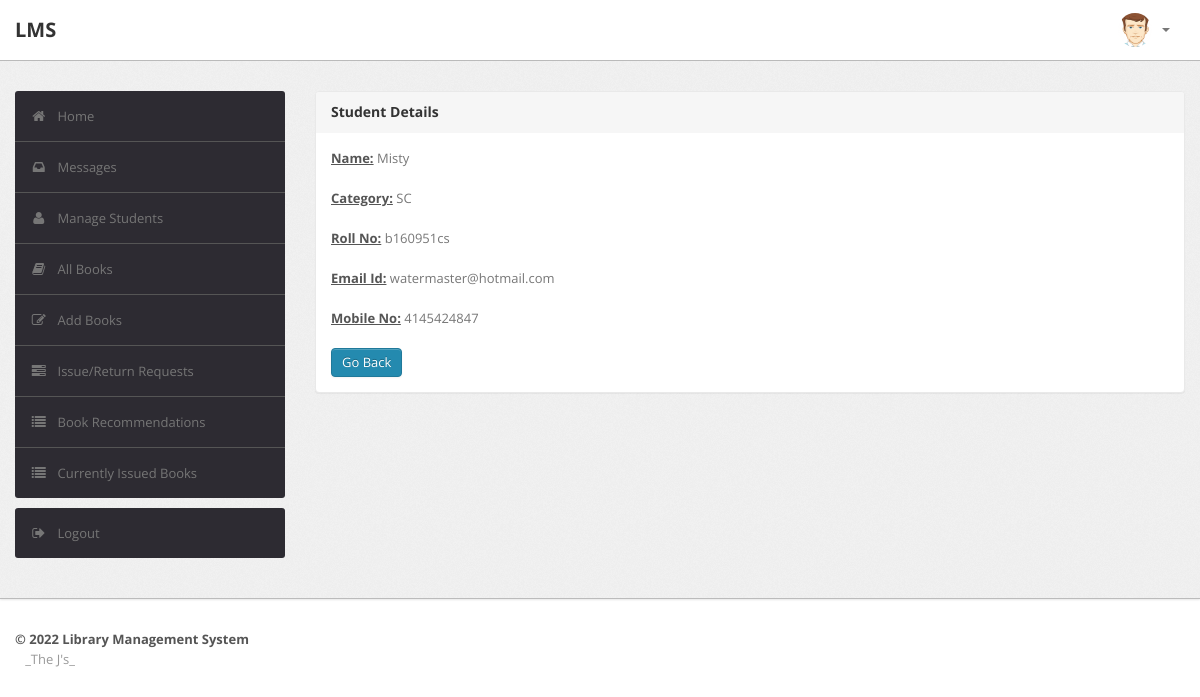
The app's page /admin/studentdetails.php?id=b160951cs (signed in) with its own data.
### tables this page shows
CREATE TABLE `user` (
  `RollNo` varchar(50) NOT NULL,
  `Name` varchar(50) DEFAULT NULL,
  `Type` varchar(50) DEFAULT NULL,
  `Category` varchar(50) DEFAULT NULL,
  `EmailId` varchar(50) DEFAULT NULL,
  `MobNo` bigint(11) DEFAULT NULL,
  `Password` varchar(50) DEFAULT NULL
);

### admin/studentdetails.php (the view, shortened to what this page needs)
<?php
require('dbconn.php');
?>
<?php
if ($_SESSION['RollNo']) {
    ?>
<!DOCTYPE html>
<html lang="en">
    <head>
        <link type="text/css" href="bootstrap/css/bootstrap.min.css" rel="stylesheet">
        <link type="text/css" href="bootstrap/css/bootstrap-responsive.min.css" rel="stylesheet">
        <link type="text/css" href="css/theme.css" rel="stylesheet">
        <link type="text/css" href="images/icons/css/font-awesome.css" rel="stylesheet">
    </head>
    <body>
        <div class="navbar navbar-fixed-top">
            <div class="navbar-inner">
                <div class="container">
                        <a class="brand" href="index.php">LMS </a>
                    <div class="nav-collapse collapse navbar-inverse-collapse">
                        <ul class="nav pull-right">
                            <li class="nav-user dropdown"><a href="#" class="dropdown-toggle" data-toggle="dropdown">
                                <img src="images/user.png" class="nav-avatar" />
                                <b class="caret"></b></a>
                            </li>
                        </ul>
                    </div>
                </div>
            </div>
        </div>
        <div class="wrapper">
            <div class="container">
                <div class="row">
                    <div class="span3">
                        <div class="sidebar">
                            <ul class="widget widget-menu unstyled">
                                <li class="active"><a href="index.php"><i class="menu-icon icon-home"></i>Home
                                </a></li>
                                 <li><a href="message.php"><i class="menu-icon icon-inbox"></i>Messages</a>
                                </li>
                                <li><a href="student.php"><i class="menu-icon icon-user"></i>Manage Students </a>
                                </li>
                                <li><a href="book.php"><i class="menu-icon icon-book"></i>All Books </a></li>
                                <li><a href="addbook.php"><i class="menu-icon icon-edit"></i>Add Books </a></li>
                                <li><a href="requests.php"><i class="menu-icon icon-tasks"></i>Issue/Return Requests </a></li>
                                <li><a href="recommendations.php"><i class="menu-icon icon-list"></i>Book Recommendations </a></li>
                                <li><a href="current.php"><i class="menu-icon icon-list"></i>Currently Issued Books </a></li>
                            </ul>
                            <ul class="widget widget-menu unstyled">
                                <li><a href="logout.php"><i class="menu-icon icon-signout"></i>Logout </a></li>
                            </ul>
                        </div>
                    </div>
                    <div class="span9">
                        <div class="content">
                        <div class="module">
                            <div class="module-head">
                                <h3>Student Details</h3>
                            </div>
                            <div class="module-body">
                        <?php
                            $rno=$_GET['id'];
                            $sql="select * from LMS.user where RollNo='$rno'";
                            $result=$conn->query($sql);
                            $row=$result->fetch_assoc();
                                $name=$row['Name'];
                                $category=$row['Category'];
                                $email=$row['EmailId'];
                                $mobno=$row['MobNo'];
                                echo "<b><u>Name:</u></b> ".$name."<br><br>";
                                echo "<b><u>Category:</u></b> ".$category."<br><br>";
                                echo "<b><u>Roll No:</u></b> ".$rno."<br><br>";
                                echo "<b><u>Email Id:</u></b> ".$email."<br><br>";
                                echo "<b><u>Mobile No:</u></b> ".$mobno."<br><br>";
                            ?>
                        <a href="student.php" class="btn btn-primary">Go Back</a>
                               </div>
                           </div>
                        </div>
                    </div>
                </div>
            </div>
        </div>
<div class="footer">
            <div class="container">
                <b class="copyleft">&copy; 2022 Library Management System </b> <br>&nbsp;&nbsp; _The J's_
            </div>
        </div>
    </body>
</html>
<?php }
else {
    echo "<script type='text/javascript'>alert('Access Denied!!!')</script>";
} ?>

### admin/css/theme.css (style rules this page uses)
body { font-size: 13px; font-family: 'Open Sans', Arial, sans-serif; background: #fff; color: #777 }
h1, h2, h3, h4, h5, h6 { color: #333; margin-top: 0 }
h3 { font-size: 20px }
strong, b { color: #555 }
.wrapper { background: url(../images/bg.png) #eee; border-bottom: 1px solid #bbb; -webkit-box-shadow: 0 1px 2px rgba(0,0,0,0.1); -moz-box-shadow: 0 1px 2px rgba(0,0,0,0.1); box-shadow: 0 1px 2px rgba(0,0,0,0.1); padding: 30px 0 }
.footer { color: #999; padding: 30px 0 60px }
body [class^="icon-"], body [class*=" icon-"] { font-size: 14px; line-height: 20px; height: 20px }
.module { background: #fff; -webkit-border-radius: 3px; -moz-border-radius: 3px; border-radius: 3px; border: 1px solid #ccc; border-bottom-color: #bbb; -webkit-box-shadow: 0 0 1px rgba(0,0,0,0.2); -moz-box-shadow: 0 0 1px rgba(0,0,0,0.2); box-shadow: 0 0 1px rgba(0,0,0,0.2); margin-bottom: 30px }
.navbar { position: static!important; margin: 0!important }
.navbar .navbar-inner { background: #fff; border-bottom: 1px solid #bbb; -webkit-box-shadow: 0 1px 2px rgba(0,0,0,0.15); -moz-box-shadow: 0 1px 2px rgba(0,0,0,0.15); box-shadow: 0 1px 2px rgba(0,0,0,0.15) }
.navbar .brand { color: #333; font-weight: bold; font-size: 20px; margin-right: 20px; padding: 20px }
.navbar .nav>li>a { padding: 20px 15px; font-weight: bold; color: #777 }
.nav-user>a { height: 20px }
.nav-avatar { width: 34px; height: 34px; margin: -7px 5px 0 0; -webkit-border-radius: 50%; -moz-border-radius: 50%; border-radius: 50% }
.btn, .btn-box { -webkit-border-radius: 3px; -moz-border-radius: 3px; border-radius: 3px }
.btn { font-size: 13px; font-weight: 600 }
.btn { display: inline-block; margin-bottom: 0; font-weight: 400; text-align: center; vertical-align: middle; cursor: pointer; background-image: none; border: 1px solid transparent; white-space: nowrap; padding: 4px 10px; font-size: 13px; line-height: 1.42857; border-radius: 4px; -webkit-user-select: none; -moz-user-select: none; -ms-user-select: none; user-select: none }
.btn-primary { color: #fff; background-color: #248aaf; border-color: #20799a }
.widget-menu { background: #fff; -webkit-border-radius: 3px; -moz-border-radius: 3px; border-radius: 3px; overflow: hidden }
.widget-menu a { color: #555; display: block; line-height: 20px; padding: 15px; text-decoration: none!important }
.widget-menu .menu-icon { margin-right: 10px; color: #767676; -webkit-transition: all .2s ease-in-out; -moz-transition: all .2s ease-in-out; transition: all .2s ease-in-out; }
.widget-menu>li+li { border-top: 1px solid #555 }
.widget-menu>li>a { background-color: #2d2b32; color: #767676; -webkit-transition: all .2s ease-in-out; -moz-transition: all .2s ease-in-out; transition: all .2s ease-in-out; }
.module { box-shadow: 0 0 3px rgba(0,0,0,.1); border-color: #e9e9e9; margin-bottom: 20px; background-color: #fff; border-radius: 4px; -webkit-box-shadow: 0 1px 1px rgba(0,0,0,.05); box-shadow: 0 1px 1px rgba(0,0,0,.05); }
.module-head { color: #767676; background-color: #f6f6f6; border-color: #e9e9e9; padding: 10px 15px; border-bottom: 1px solid transparent; border-top-right-radius: 3px; border-top-left-radius: 3px; }
.module-head h3 { font-size: 14px; line-height: 20px; height: 20px; margin: 0 }
.module-body { padding: 15px }

### records on screen
user: Name "Misty", Category "SC", EmailId "watermaster@hotmail.com", MobNo "4145424847"

### other values on screen
$rno "b160951cs"
